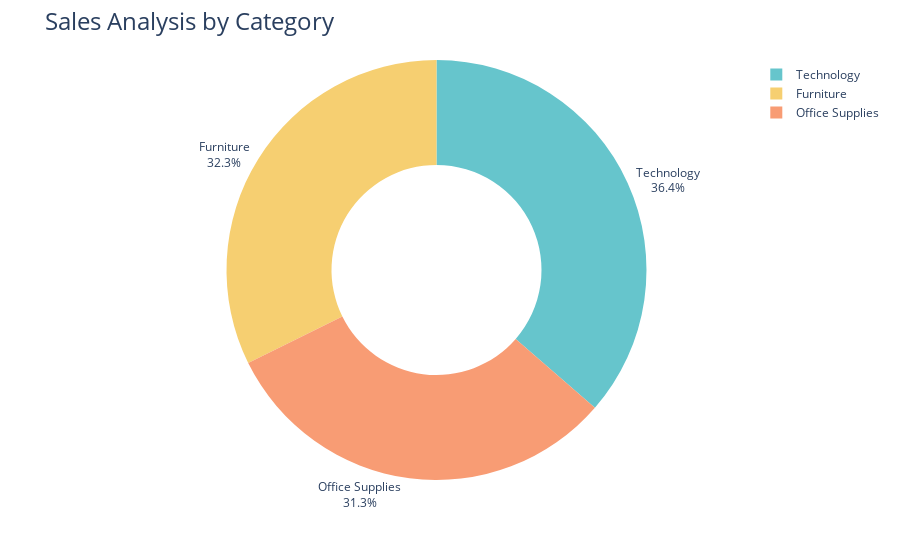

The code cell stored with this chart in its notebook:
### Code cell
fig=px.pie(sales_by_category,
           values='Sales',
           names='Category',
           hole=0.5,
           color_discrete_sequence=px.colors.qualitative.Pastel)

fig.update_traces(textposition='outside',textinfo='percent+label')
fig.update_layout(title_text='Sales Analysis by Category',title_font=dict(size=24))

fig.show()

### Figure 1 — Plotly figure (JSON) as saved in the notebook; plotly's stock layout.template omitted (floating-point values rounded to 4 significant figures)
{"data": [{"domain": {"x": [0, 1], "y": [0, 1]}, "hole": 0.5, "hovertemplate": "Category=%{label}<br>Sales=%{value}<extra></extra>", "labels": ["Furniture", "Office Supplies", "Technology"], "legendgroup": "", "name": "", "showlegend": true, "textinfo": "percent+label", "textposition": "outside", "type": "pie", "values": [742000.0, 719000.0, 836200.0]}], "layout": {"legend": {"tracegroupgap": 0}, "margin": {"t": 60}, "piecolorway": ["rgb(102, 197, 204)", "rgb(246, 207, 113)", "rgb(248, 156, 116)", "rgb(220, 176, 242)", "rgb(135, 197, 95)", "rgb(158, 185, 243)", "rgb(254, 136, 177)", "rgb(201, 219, 116)", "rgb(139, 224, 164)", "rgb(180, 151, 231)", "rgb(179, 179, 179)"], "title": {"font": {"size": 24}, "text": "Sales Analysis by Category"}}}
